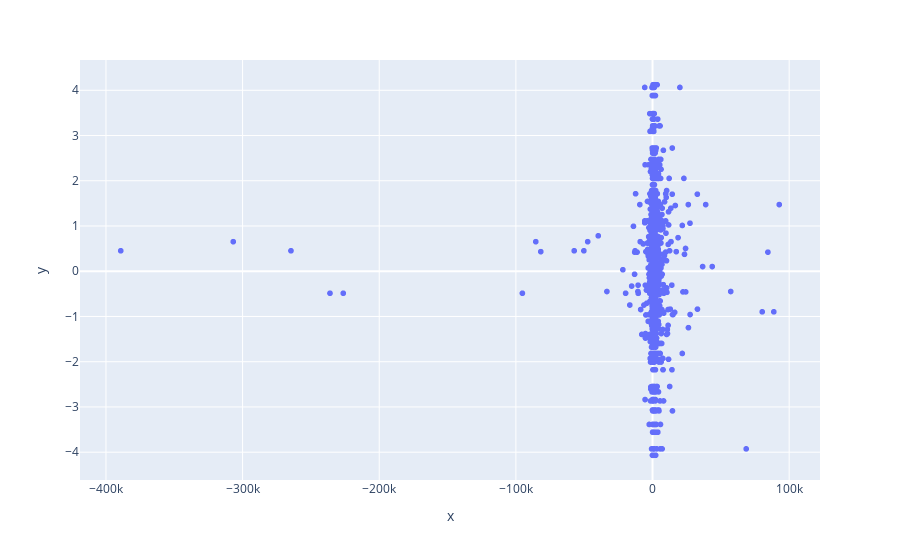

The notebook cell saved with this chart:
### Code cell
fig = px.scatter(x=A_call_njis["ask"], y=A_call_njis["next day diff"])
fig.show()


print(np.corrcoef(A_call_njis["ask"], y=A_call_njis["next day diff"]))

### Figure 1 — Plotly figure (JSON) as saved in the notebook; plotly's stock layout.template omitted (floating-point values rounded to 4 significant figures; data arrays with more than 128 entries replaced by an {"elided": "..."} marker saying what was removed)
{"data": [{"hovertemplate": "x=%{x}<br>y=%{y}<extra></extra>", "legendgroup": "", "marker": {"color": "#636efa", "symbol": "circle"}, "mode": "markers", "name": "", "showlegend": false, "type": "scattergl", "x": {"elided": "2984 float values"}, "xaxis": "x", "y": {"elided": "2984 float values"}, "yaxis": "y"}], "layout": {"legend": {"tracegroupgap": 0}, "margin": {"t": 60}, "xaxis": {"anchor": "y", "domain": [0.0, 1.0], "title": {"text": "x"}}, "yaxis": {"anchor": "x", "domain": [0.0, 1.0], "title": {"text": "y"}}}}
